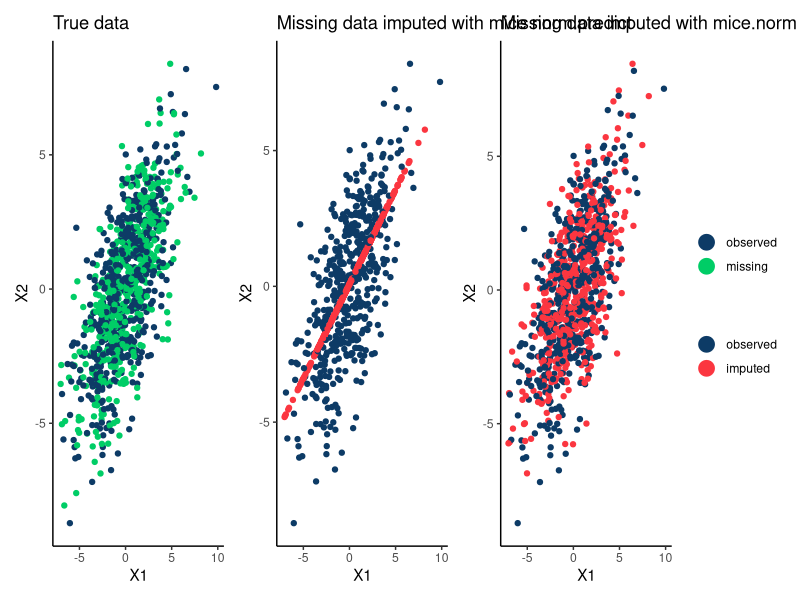

This figure's R source:

library(dplyr)
library(ggplot2)
library(patchwork)

set.seed(10)

dat <- MASS::mvrnorm(1000, mu = c(0, 0), Sigma = diag(2, 2) + 5)
colnames(dat) <- c("X1", "X2")
dat_full <- dat

dat[runif(1000) > 0.5, 2] <- NA 

dat_imp_norm <- mice::mice(dat, m = 1, method = "norm")
dat_imp_norm <- mice::complete(dat_imp_norm) %>% 
  mutate(missing = is.na(dat[, 2]))

dat_imp_norm.predict <- mice::mice(dat, m = 1, method = "norm.predict")
dat_imp_norm.predict <- mice::complete(dat_imp_norm.predict) %>% 
  mutate(missing = is.na(dat[, 2]))

dat_full <- dat_full %>% 
  as.data.frame() %>% 
  mutate(missing = is.na(dat[, 2]))

p1 <- ggplot(dat_imp_norm.predict, aes(x = X1, y = X2, col = missing)) +
  geom_point() +
  scale_color_manual(values = c("#0D3B66", "#FB3640"),
                     name = "", labels = c("observed", "imputed")) +
  theme_classic() +
  ggtitle("Missing data imputed with mice norm.predict")

p2 <- ggplot(dat_imp_norm, aes(x = X1, y = X2, col = missing)) +
  geom_point() +
  scale_color_manual(values = c("#0D3B66", "#FB3640"),
                     name = "", labels = c("observed", "imputed")) +
  theme_classic() +
  ggtitle("Missing data imputed with mice.norm")

p3 <- ggplot(dat_full, aes(x = X1, y = X2, col = missing)) +
  geom_point() +
  scale_color_manual(values = c("#0D3B66", "springgreen3"),
                     name = "", labels = c("observed", "missing")) +
  theme_classic() +
  ggtitle("True data")

p3 + p1 + p2 + plot_layout(guides = "collect") & 
  guides(color = guide_legend(override.aes = list(size = 5)))
